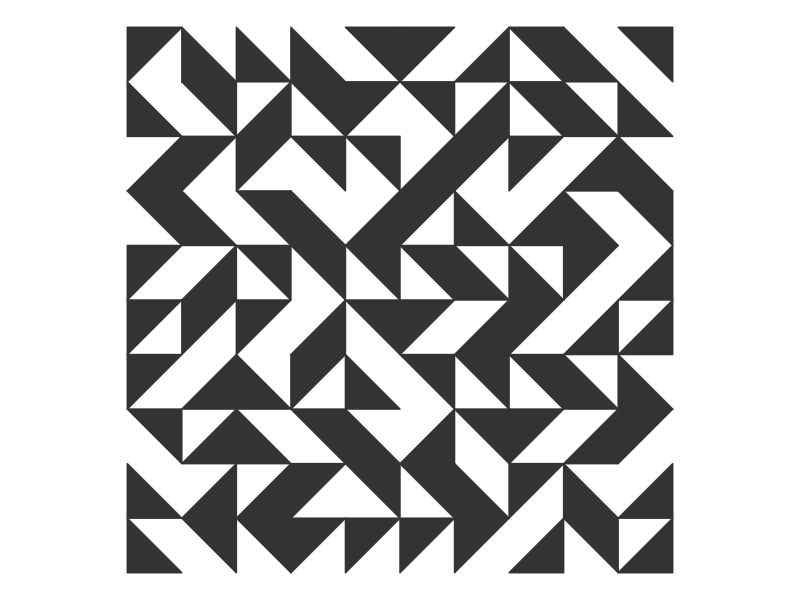

The R source for this figure: (Note: this script raises an error after producing the figure.)
## ---- chunk 1
knitr::opts_chunk$set(echo = TRUE)
## ---- chunk 2

library(tidyr)
library(dplyr)
library(ggplot2)


triangles <- tribble(
  ~n, ~name, ~x, ~y,
  1, "lu", c(0, 1, 0), c(0, 1, 1),
  2, "rd", c(0, 1, 1), c(0, 0, 1),
  3, "ld", c(0, 1, 0), c(0, 0, 1),
  4, "ru", c(0, 1, 1), c(1, 1, 0)
)

t = 100

tiles <- data.frame(
  col = rep(1:sqrt(t), sqrt(t)),
  row = rep(1:sqrt(t), each = sqrt(t)),
  n = sample(c(1, 2, 3, 4), 
             replace = TRUE, 
             size = t)
  ) %>% 
  left_join(triangles) %>% 
  unnest(c(x, y))

ggplot(tiles) +
  geom_polygon(aes(col + x, row + y, group = interaction(col, row)), fill = "grey20", color = "grey20") +
  coord_fixed() +
  theme_void() +
  ggsave(here::here("figures", "Truchet.png"), 
         dpi = 320, height = 8, width = 8)

